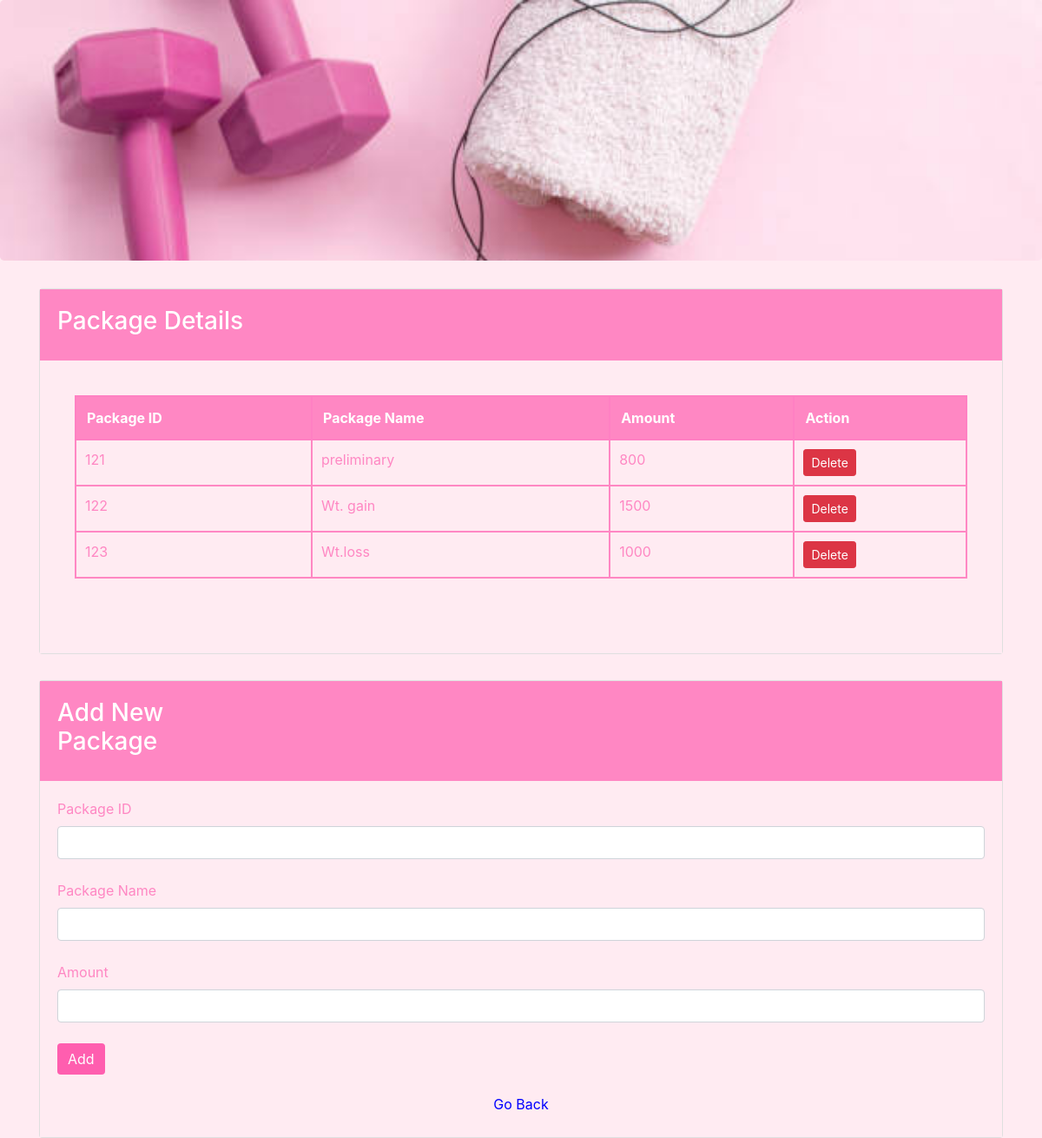
The page /package.php on the database as committed earlier.
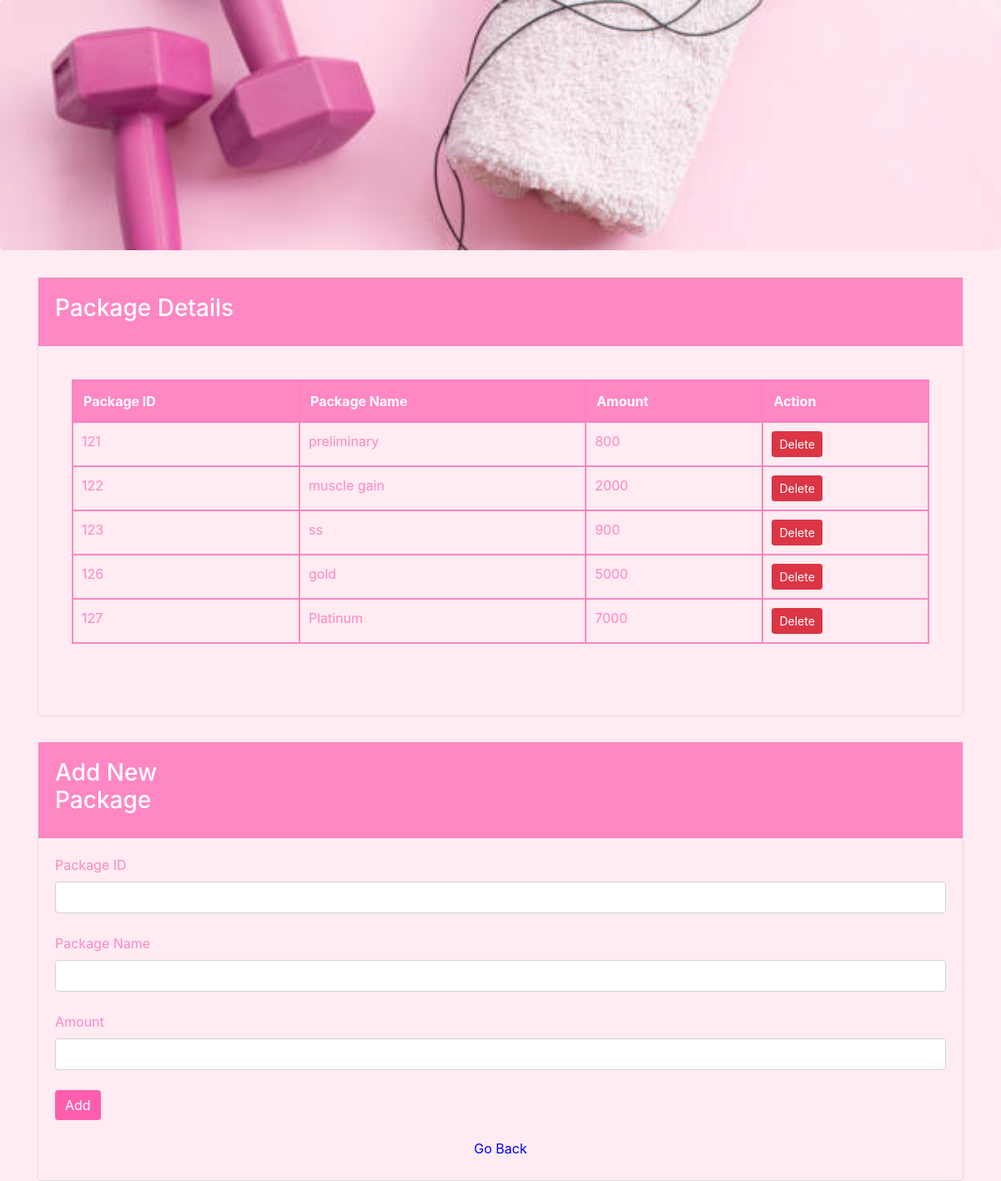
The same page on the database as committed later.
### tables this page shows
CREATE TABLE `package` (
  `Package_id` int(11) NOT NULL,
  `Package_name` varchar(40) NOT NULL,
  `Amount` int(20) NOT NULL
);

### func.php (the view, shortened to what this page needs)
<?php
$con = mysqli_connect("localhost", "root", "", "loginsystem");
if (!function_exists('get_package')) {
    function get_package() {
        global $con;
        $query = "SELECT * FROM Package";
        $result = mysqli_query($con, $query);
        while ($row = mysqli_fetch_array($result)) {
            $Package_id = $row['Package_id'];
            $Package_name = $row['Package_name'];
            $Amount = $row['Amount'];
            echo '<tr>
                    <td style="border: 2px solid #ff87c3; padding: 10px;">' . $Package_id . '</td>
                    <td style="border: 2px solid #ff87c3; padding: 10px;">' . $Package_name . '</td>
                    <td style="border: 2px solid #ff87c3; padding: 10px;">' . $Amount . '</td>
                    <td style="border: 2px solid #ff87c3; padding: 10px;">
                        <form method="POST" action="package.php" onsubmit="return confirm(\'Are you sure you want to delete this package?\');">
                            <input type="hidden" name="delete_id" value="' . $Package_id . '">
                            <button type="submit" name="delete_package" class="btn btn-danger btn-sm">Delete</button>
                        </form>
                    </td>
                  </tr>';
        }
    }
}
?>

### package.php (shortened to what this page needs)
<!DOCTYPE html>
<?php include("func.php"); ?>
<html>
<head>
    <link rel="stylesheet" href="https://maxcdn.bootstrapcdn.com/bootstrap/4.0.0-beta/css/bootstrap.min.css"
>
</head>
<body style="background-color:#ffebf2;">
<div class="jumbotron" style="background: url('images/2.jpg') no-repeat; background-size: cover; height: 300px;"></div>
<div class="container">
    <div class="card">
        <div class="card-body" style="background-color:#ff87c3; color:#ffffff;">
            <div class="row">
                <div class="col-md-3">
                    <h3>Package Details</h3>
                </div>
                <div class="col-md-8">
                </div>
            </div>
        </div>
        <div class="card-body" style="background-color:#ffebf2; color:#ff87c3;">
            <div class="card-body">
                <table class="table table-hover table-bordered" style="border: 2px solid #ff87c3; border-collapse: collapse;">
                    <thead class="thead-dark" >
                        <tr style="border: 2px solid #ff87c3;">
                            <th style="border: 2px solid #ff80c3; background-color:#ff87c3;color: #ffffff">Package ID</th>
                            <th style="border: 2px solid #ff80c3; background-color:#ff87c3;color: #ffffff">Package Name</th>
                            <th style="border: 2px solid #ff80c3; background-color:#ff87c3;color: #ffffff">Amount</th>
                            <th style="border: 2px solid #ff80c3; background-color:#ff87c3;color: #ffffff">Action</th>
                        </tr>
                    </thead>
                    <tbody>
                        <?php get_package(); ?>
                    </tbody>
                </table>
                <div style="height: 30px;"></div>
            </div>
        </div>
    </div>
    <div style="height: 30px;"></div>
    <div class="card">
    <div class="card-body" style="background-color:#ff87c3; color:#ffffff;">
            <div class="row">
                <div class="col-md-3">
                    <h3>Add New Package </h3>
                </div>
</div>
</div>
                <div class="card-body" style="background-color:#ffebf2; color:#ff87c3;">
                <form class="form-group" action="func.php" method="post">
                <label>Package ID</label>
                <input type="text" name="Package_id" class="form-control"><br>
                <label>Package Name</label>
                <input type="text" name="Package_name" class="form-control"><br>
                <label>Amount</label>
                <input type="text" name="Amount" class="form-control"><br>
                <input type="submit" class="btn btn-primary" name="add_pack" value="Add" style="background-color: #ff5eaf;border:0; cursor:pointer;">
                </form>
                <div class="col-md" style="text-align: center;">
                    <a href="admin-panel.php" class="btn btn-light" style="background-color: transparent; border: 0; color:blue; ">Go Back</a>
                </div>
                </div>
    </div>
</div>
</body>
</html>

Rows that differ between the two databases and show on the page:
changed package id 122: Package_name "Wt. gain" → "muscle gain"; Amount "1500" → "2000"
changed package id 123: Package_name "Wt.loss" → "ss"; Amount "1000" → "900"
added package: Package_id "126", Package_name "gold", Amount "5000"
added package: Package_id "127", Package_name "Platinum", Amount "7000"
